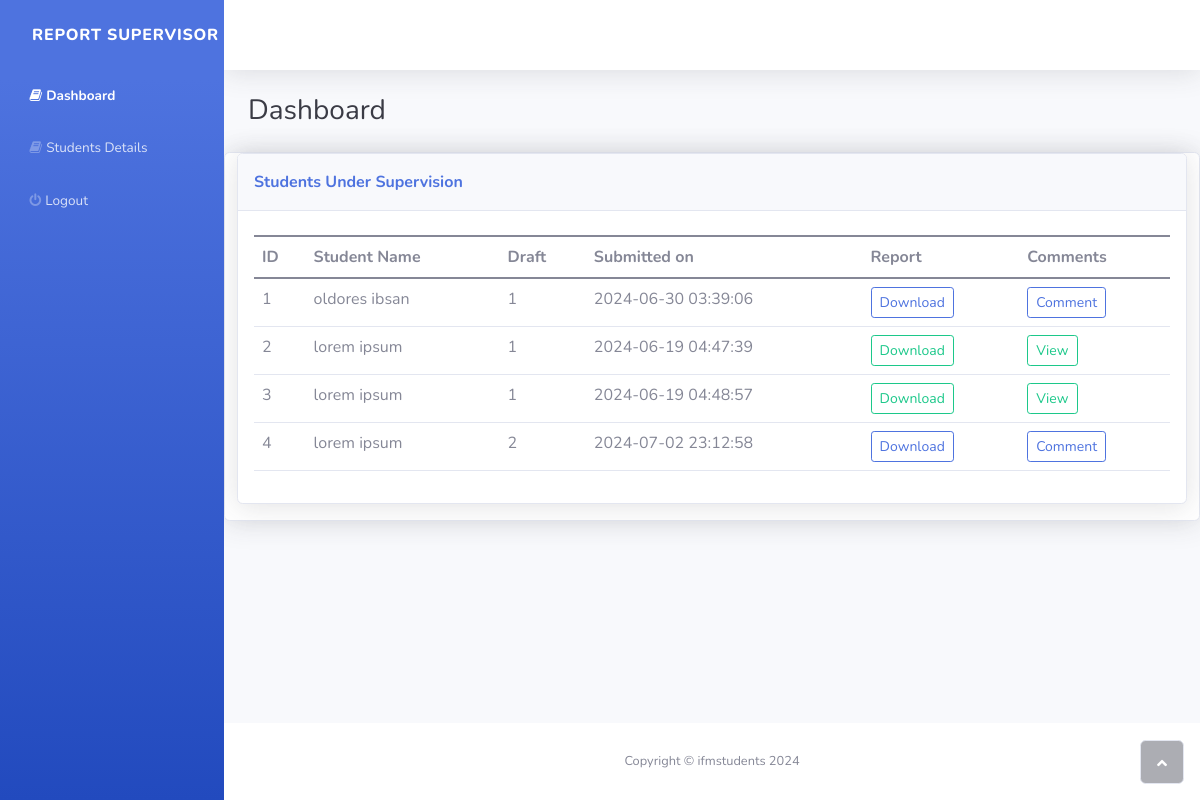
/report/students.php, run on the app's committed database.
### tables this page shows
CREATE TABLE `student` (
  `id` int(11) NOT NULL,
  `index_no` varchar(20) NOT NULL,
  `name` varchar(100) NOT NULL,
  `contact` varchar(15) NOT NULL,
  `course` varchar(15) NOT NULL DEFAULT 'BIT',
  `year` int(11) NOT NULL DEFAULT 1,
  `password` varchar(100) NOT NULL,
  `logbook` int(11) DEFAULT 0,
  `visitation` int(11) DEFAULT 0,
  `report_supervisor` int(11) NOT NULL
);

CREATE TABLE `documents` (
  `id` int(11) NOT NULL,
  `student` int(11) NOT NULL,
  `file` varchar(100) NOT NULL,
  `comments` text NOT NULL,
  `upload_date` datetime NOT NULL DEFAULT current_timestamp(),
  `draft` int(11) NOT NULL DEFAULT 1
);

### report/students.php (the view, shortened to what this page needs)
<?php
include '../control/connection.php';
$query = "SELECT student.*,student.id as student_id,documents.* FROM student inner join documents on documents.student=student.id order by student.id desc";
$result = mysqli_query($conn, $query);
?>
<!DOCTYPE html>
<html>
<head>
    <link rel="stylesheet" href="../assets/bootstrap/css/bootstrap.min.css">
    <link rel="stylesheet" href="../assets/fonts/fontawesome-all.min.css">
    <link rel="stylesheet" href="../assets/fonts/font-awesome.min.css">
    <link rel="stylesheet" href="../assets/fonts/fontawesome5-overrides.min.css">
</head>
<body id="page-top">
    <div id="wrapper">
        <nav class="navbar navbar-dark align-items-start sidebar sidebar-dark accordion bg-gradient-primary p-0">
            <div class="container-fluid d-flex flex-column p-0"><a class="navbar-brand d-flex justify-content-center align-items-center sidebar-brand m-0" href="#">
                    <div class="sidebar-brand-text mx-3"><span>Report Supervisor</span></div>
                </a>
                <ul class="navbar-nav text-light" id="accordionSidebar">
                    <li class="nav-item"><a class="nav-link active" href="#"><i class="fa fa-book"></i><span>Dashboard</span></a></li>
                    <li class="nav-item"><a class="nav-link" href="details.php"><i class="fa fa-book"></i><span>Students Details</span></a></li>
                    <li class="nav-item"><a class="nav-link" href="index.php"><i class="fa fa-power-off"></i><span>Logout</span></a></li>
                </ul>
            </div>
        </nav>
        <div class="d-flex flex-column" id="content-wrapper">
            <div id="content">
                <nav class="navbar navbar-light navbar-expand bg-white shadow mb-4 topbar static-top">
                </nav>
                <div class="container-fluid">
                    <div class="d-sm-flex justify-content-between align-items-center mb-4">
                        <h3 class="text-dark mb-0">Dashboard</h3>
                    </div>
                </div>
                <div class="col">
                    <div class="card shadow mb-3">
                        <div class="row mb-3">
                            <div class="container-fluid">
                                <div class="card shadow">
                                    <div class="card-header py-3">
                                        <p class="text-primary m-0 fw-bold">Students Under Supervision</p>
                                    </div>
                                    <div class="card-body">
                                        <div class="table-responsive table mt-2" id="dataTable" role="grid" aria-describedby="dataTable_info">
                                            <table class="table my-0" id="dataTable">
                                                <thead>
                                                    <tr>
                                                        <th>ID</th>
                                                        <th>Student Name</th>
                                                        <th>Draft</th>
                                                        <th>Submitted on</th>
                                                        <th>Report</th>
                                                        <th>Comments</th>
                                                    </tr>
                                                </thead>
                                                <tbody>
                                                <?php     $i=1;
                                                                while($row = $result->fetch_assoc()) {
                                                                    $id=$row['id'];
                                                                    $student_id=$row['student_id'];
                                                                    $name=$row['name'];
                                                                    $grade=$row['grading'];
                                                                    $date=$row['upload_date'];
                                                                    $file=$row['file'];
                                                                    $draft=$row['draft'];
                                                                    $comments=$row['comments'];
                                                                    if($comments==''){
                                                                        $comments='<button class="btn btn-outline-primary btn-sm" type="button" onclick="window.location.href=\'attend.php?comment='.$id.'\'">Comment</button>';
                                                                        $downloads='<a href="../student/'.$file.'"><button class="btn btn-outline-primary btn-sm" type="button" >Download</button></a>';
                                                                    }else{
                                                                        $comments='<button class="btn btn-outline-success btn-sm" type="button" onclick="window.location.href=\'attend.php?comment='.$id.'\'">View</button>';
                                                                        $downloads='<a href="../student/'.$file.'"><button class="btn btn-outline-success btn-sm" type="button" >Download</button></a>';
                                                                    }if($draft==3){
                                                                        if($grade==''){
                                                                            $comments='<button class="btn btn-primary btn-sm" type="button" data-bs-toggle=\'modal\' data-bs-target=\'#grading'.$i.'\'>Assign Grades</button>';
                                                                        }else{
                                                                            $comments='<label class="text-dark fw-bold">Grade :&nbsp '.$grade.'%</label>';
                                                                    }
                                                                }
                                                                    echo '
                                                                    <tr>
                                                        <td>'.$i.'</td>
                                                        <td>'.$name.'</td>
                                                        <td>'.$draft.'</td>
                                                        <td>'.$date.'</td>
                                                        <td>'.$downloads.'</td>
                                                        <td>'.$comments.'</td>
                                                    </tr>
<div class="modal fade" id="grading'.$i.'" tabindex="-1" aria-labelledby="exampleModalLabel" aria-hidden="true" >
  <div class="modal-dialog" style="background-color:white!important">
    <div class="modal-content">
      <div class="modal-header">
        <h1 class="modal-title fs-5" id="exampleModalLabel">Grades Assignment</h1>
        <button type="button" class="btn-close" data-bs-dismiss="modal" aria-label="Close"></button>
      </div>
      <div class="modal-body">
      <form method="post">
      <h1 class="modal-title fs-5" id="exampleModalLabel">Student : '.$name.'</h1><br>
           <div class="mb-3">
                <label for="recipient-name" class="col-form-label">Enter Grading Marks from 0 to 100</label>
                <input type="number" class="form-control" id="recipient-name" name="grades" required>
                 <input type="hidden" class="form-control" id="recipient-name" name="student_id" value="'.$student_id.'">
              </div>
      </div>
      <div class="modal-footer">
        <button type="submit" class="btn btn-outline-primary" >Submit</button>
      </div>
      </form>
    </div>
  </div>
</div>
                                                                    ';
                                                                    $i++;
                                                                }
                                                                ?>
                                                </tbody>
                                            </table>
                                        </div>
                                    </div>
                                </div>
                            </div>
                        </div>
                    </div>
                </div>
            </div>
            <footer class="bg-white sticky-footer">
                <div class="container my-auto">
                    <div class="text-center my-auto copyright"><span>Copyright © ifmstudents 2024</span></div>
                </div>
            </footer>
        </div><a class="border rounded d-inline scroll-to-top" href="#page-top"><i class="fas fa-angle-up"></i></a>
    </div>
</body>
</html>

### data on the page
student: name "oldores ibsan", documents.draft "1", documents.upload_date "2024-06-30 03:39:06"
student: name "lorem ipsum", documents.draft "1", documents.upload_date "2024-06-19 04:47:39", documents.upload_date "2024-06-19 04:48:57", documents.draft "2", documents.upload_date "2024-07-02 23:12:58"
